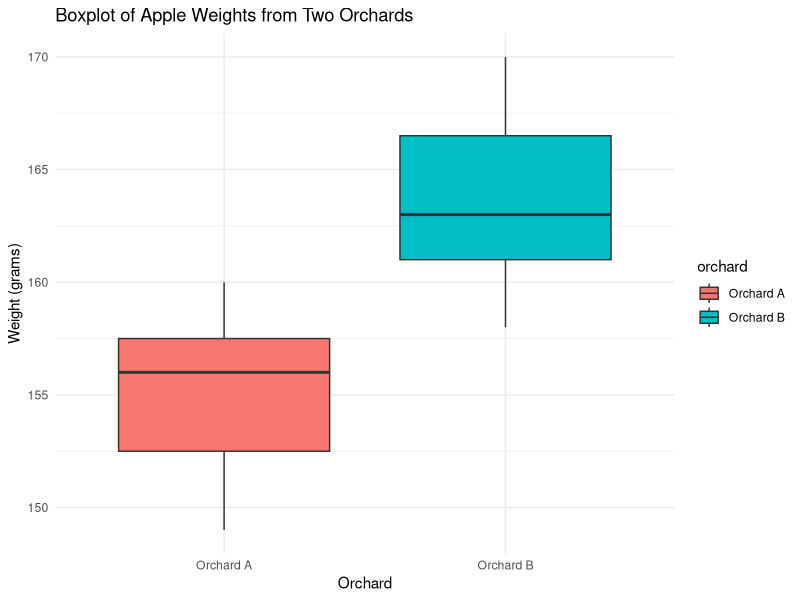

Here is the R script that generated this plot:
# the Two-Sample T-Test is used to determine whether there is a significant difference between the means of two independent groups.

# H0: the mean weight of the apples in orchard A is equal to the mean weight of the apples in orchard B
# H1: the mean weight of the apples in orchard A is not equal to the mean weight of the apples in orchard B
# p-val < sig level reject H0
# p-val > sig level accept H0

# Load required libraries
library(ggplot2)

# Sample data comparing weights of apples from two different orchards
apple_data <- data.frame(
  orchard = rep(c("Orchard A", "Orchard B"), each = 15),
  weight = c(152, 157, 149, 158, 160, 155, 156, 151, 153, 159,
             154, 157, 156, 158, 151, 162, 165, 161, 168, 164,
             159, 166, 162, 163, 160, 167, 158, 169, 161, 170)
)

# Display the dataset
print(apple_data)

# Perform two-sample t-test
t_test_result <- t.test(weight ~ orchard, data = apple_data)

# Print the result of the t-test
print(t_test_result)

# Create a boxplot using ggplot2
ggplot(apple_data, aes(x = orchard, y = weight, fill = orchard)) +
  geom_boxplot() +
  labs(title = "Boxplot of Apple Weights from Two Orchards", x = "Orchard", y = "Weight (grams)") +
  theme_minimal()

# Print test result with an interpretation
cat("Two-Sample T-Test:\n")
cat("Test Statistic:", t_test_result$statistic, "\n")
cat("p-value:", t_test_result$p.value, "\n")

if (t_test_result$p.value < 0.05) {
  cat("Conclusion: Reject the null hypothesis (H0). There is a significant difference in the mean weight of apples from Orchard A and Orchard B.\n")
} else {
  cat("Conclusion: Accept the null hypothesis (H0). There is no significant difference in the mean weight of apples from Orchard A and Orchard B.\n")
}
